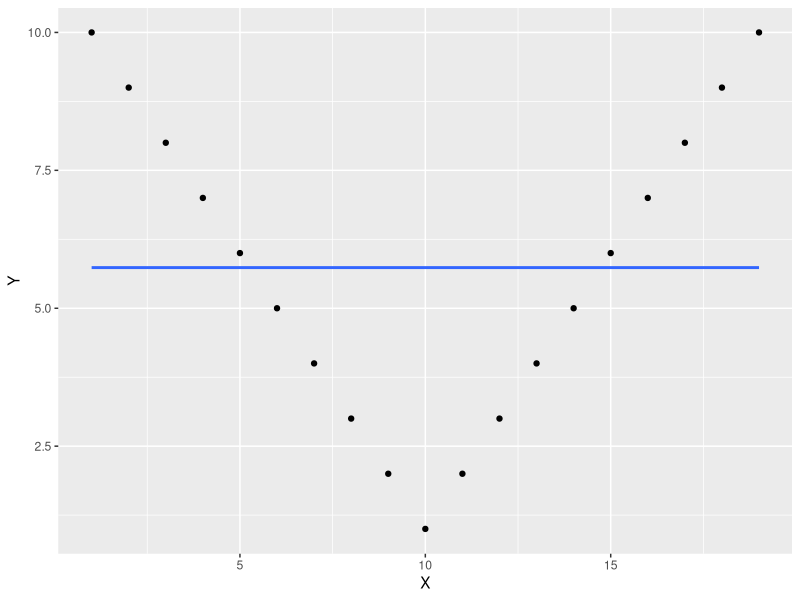

R code for this plot:
## ---- chunk 1
knitr::opts_chunk$set(echo = TRUE)
## ---- chunk 2
some_data <- data.frame(Y <- c(10,9,8,7,6,5,4,3,2,1,2,3,4,5,6,7,8,9,10),
                        X <- c(1,2,3,4,5,6,7,8,9,10,11,12,13,14,15,16,17,18,19))

library(ggplot2)
ggplot(some_data, aes(x=X,y=Y))+
  geom_point()+
  geom_smooth(method ='lm',se = FALSE)

# Looking at the linear regression;

lm(Y~X )

#Double checking the mean;

mean(some_data$Y)



